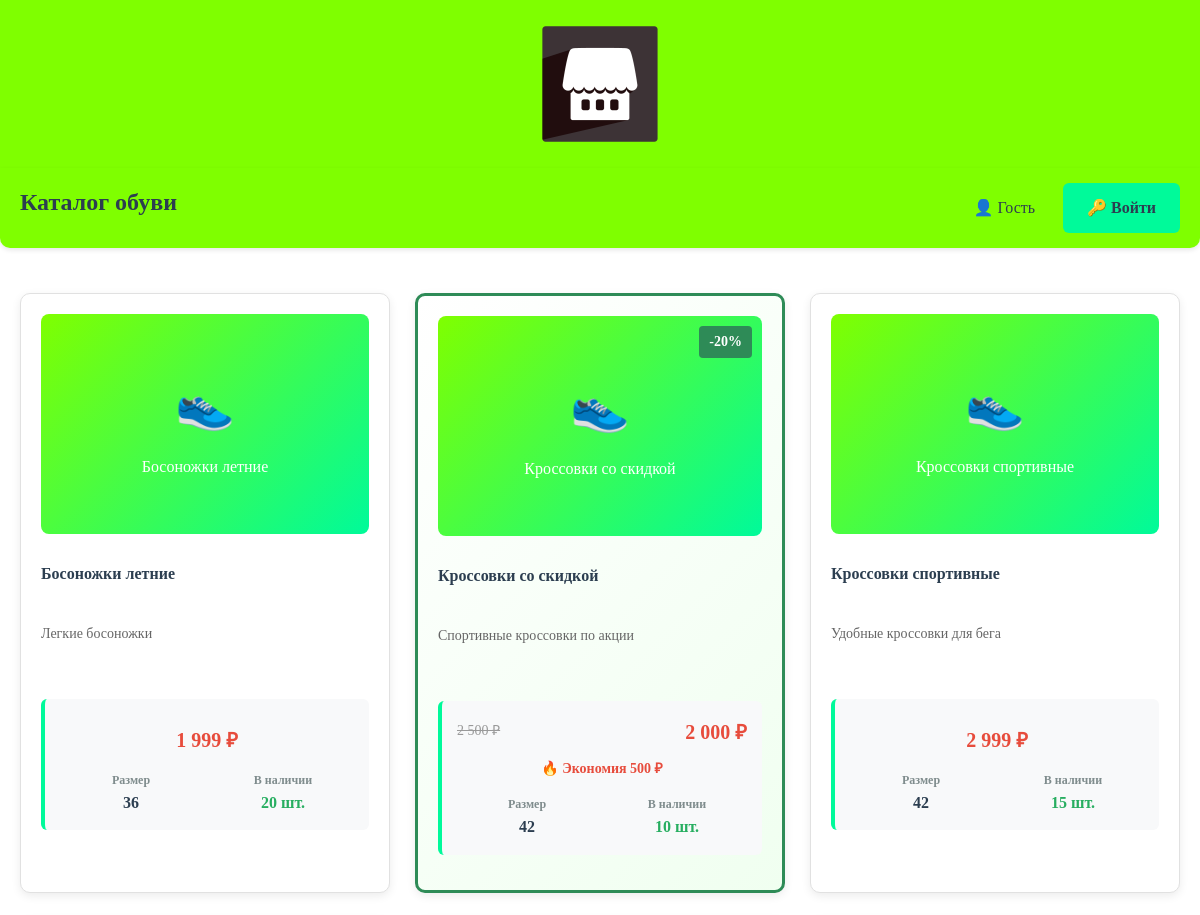
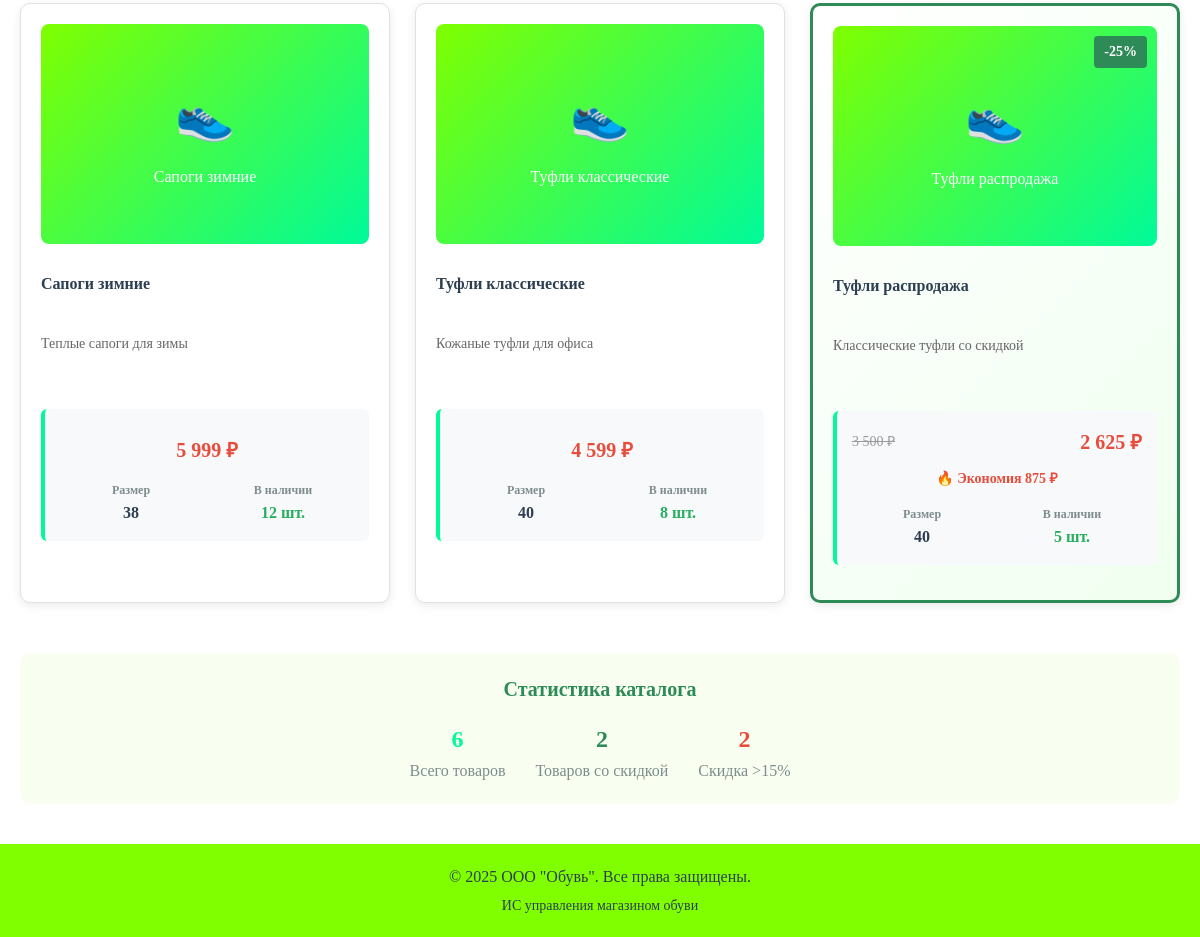
Page /obuv_shop/products.php?guest=true on the committed database (2 pictures, top to bottom).
### tables this page shows
CREATE TABLE `products` (
  `id` int(11) NOT NULL,
  `name` varchar(255) NOT NULL,
  `description` text,
  `price` decimal(10,2) NOT NULL,
  `size` int(11) DEFAULT NULL,
  `quantity` int(11) DEFAULT '0',
  `image_path` varchar(255) DEFAULT NULL,
  `discount` int(11) DEFAULT '0'
);

### obuv_shop/products.php (the view, shortened to what this page needs)
<?php
include 'config.php';
$is_guest = isset($_GET['guest']) && $_GET['guest'] == 'true';
$user_role = $is_guest ? 'guest' : ($_SESSION['role'] ?? 'guest');
$sql = "SELECT * FROM products WHERE 1=1";
$params = [];
if ($user_role == 'manager' || $user_role == 'admin') {
    $sort = $_GET['sort'] ?? 'name_asc';
    switch ($sort) {
        case 'name_desc': $sql .= " ORDER BY name DESC"; break;
        case 'price_asc': $sql .= " ORDER BY price ASC"; break;
        case 'price_desc': $sql .= " ORDER BY price DESC"; break;
        default: $sql .= " ORDER BY name ASC"; break;
    }
} else {
    $sql .= " ORDER BY name ASC";
}
$stmt = $pdo->prepare($sql);
$stmt->execute($params);
$products = $stmt->fetchAll();
?>
<!DOCTYPE html>
<html lang="ru">
<head>
    <link rel="stylesheet" href="style.css">
</head>
<body>
    <div class="header">
        <img src="images/logo.png" alt="ООО Обувь" class="logo" onerror="this.style.display='none'; document.getElementById('logo-text').style.display='block';">
    </div>
    <div class="nav">
        <?php if ($is_guest || $user_role == 'client'): ?>
            <h2>Каталог обуви</h2>
        <?php elseif ($user_role == 'manager'): ?>
            <h2>Панель менеджера - Каталог обуви</h2>
        <?php elseif ($user_role == 'admin'): ?>
            <h2>Панель администратора - Каталог обуви</h2>
        <?php endif; ?>
        <div class="nav-links">
            <a href="products.php?guest=true" class="btn btn-secondary">👤 Гость</a>
            <?php if (!$is_guest): ?>
                <a href="logout.php" class="btn btn-danger">🚪 Выйти (<?= $_SESSION['login'] ?>)</a>
            <?php else: ?>
                <a href="login.php" class="btn btn-primary">🔑 Войти</a>
            <?php endif; ?>
        </div>
    </div>
    <div class="products-grid">
        <?php if (empty($products)): ?>
            <div style="grid-column: 1 / -1; text-align: center; padding: 60px 20px;">
                <h3 style="color: #7f8c8d; margin-bottom: 20px;">Товары не найдены</h3>
                <p style="color: #95a5a6; margin-bottom: 30px;">Попробуйте изменить параметры поиска или фильтры</p>
                <a href="products.php" class="btn btn-primary">Показать все товары</a>
            </div>
        <?php else: ?>
            <?php foreach ($products as $product): ?>
            <?php
            $discounted_price = $product['price'];
            if (isset($product['discount']) && $product['discount'] > 0) {
                $discounted_price = $product['price'] * (1 - $product['discount'] / 100);
            }
            ?>
            <div class="product-card <?= (isset($product['discount']) && $product['discount'] > 15) ? 'discount-high' : '' ?>">
                <div class="product-image" style="position: relative;">
                    <?php if (isset($product['discount']) && $product['discount'] > 0): ?>
                        <div class="discount-badge">
                            -<?= $product['discount'] ?>%
                        </div>
                    <?php endif; ?>
                    <?php
                    $image_path = $product['image_path'];
                    ?>
                    <?php if (!empty($image_path) && file_exists($_SERVER['DOCUMENT_ROOT'] . '/' . ltrim($image_path, '/'))): ?>
                        <img src="<?= $image_path ?>"
                             alt="<?= htmlspecialchars($product['name']) ?>"
                             style="width: 100%; height: 220px; object-fit: cover; border-radius: 8px;">
                    <?php else: ?>
                        <div style="width: 100%; height: 220px; background: linear-gradient(135deg, #7FFF00 0%, #00FA9A 100%); border-radius: 8px; display: flex; flex-direction: column; align-items: center; justify-content: center; color: white; font-size: 16px;">
                            <div style="font-size: 48px; margin-bottom: 10px;">👟</div>
                            <div style="text-align: center; padding: 0 10px;"><?= htmlspecialchars($product['name']) ?></div>
                        </div>
                    <?php endif; ?>
                </div>
                <div class="product-info">
                    <h4 style="margin: 0 0 10px 0; color: #2c3e50; min-height: 50px; line-height: 1.3;">
                        <?= htmlspecialchars($product['name']) ?>
                    </h4>
                    <p style="color: #666; font-size: 14px; margin: 0 0 15px 0; line-height: 1.4; min-height: 60px;">
                        <?= htmlspecialchars($product['description']) ?>
                    </p>
                    <div class="product-meta">
                        <?php if (isset($product['discount']) && $product['discount'] > 0): ?>
                            <div style="display: flex; justify-content: space-between; align-items: center; margin-bottom: 10px;">
                                <span class="original-price">
                                    <?= number_format($product['price'], 0, '', ' ') ?> ₽
                                </span>
                                <span style="color: #e74c3c; font-weight: bold; font-size: 20px;">
                                    <?= number_format($discounted_price, 0, '', ' ') ?> ₽
                                </span>
                            </div>
                            <div class="hot-deal" style="text-align: center; margin: 10px 0;">
                                🔥 Экономия <?= number_format($product['price'] - $discounted_price, 0, '', ' ') ?> ₽
                            </div>
                        <?php else: ?>
                            <div class="product-price" style="text-align: center; margin: 10px 0;">
                                <?= number_format($product['price'], 0, '', ' ') ?> ₽
                            </div>
                        <?php endif; ?>
                        <div style="display: grid; grid-template-columns: 1fr 1fr; gap: 10px; margin-top: 15px;">
                            <div style="text-align: center;">
                                <strong style="display: block; color: #7f8c8d; font-size: 12px;">Размер</strong>
                                <span style="font-weight: bold; color: #2c3e50;"><?= $product['size'] ?></span>
                            </div>
                            <div style="text-align: center;">
                                <strong style="display: block; color: #7f8c8d; font-size: 12px;">В наличии</strong>
                                <span style="font-weight: bold; color: <?= $product['quantity'] > 0 ? '#27ae60' : '#e74c3c' ?>;">
                                    <?= $product['quantity'] ?> шт.
                                </span>
                            </div>
                        </div>
                    </div>
                </div>
            </div>
            <?php endforeach; ?>
        <?php endif; ?>
    </div>
    <?php if (!empty($products)): ?>
    <div class="text-center mt-20 p-20" style="background-color: #f8fff0; border-radius: 10px; margin: 30px 20px;">
        <h3 style="color: #2E8B57; margin-bottom: 15px;">Статистика каталога</h3>
        <div style="display: flex; justify-content: center; gap: 30px; flex-wrap: wrap;">
            <div style="text-align: center;">
                <div style="font-size: 24px; font-weight: bold; color: #00FA9A;"><?= count($products) ?></div>
                <div style="color: #7f8c8d;">Всего товаров</div>
            </div>
            <?php
            $discounted_products = array_filter($products, function($product) {
                return isset($product['discount']) && $product['discount'] > 0;
            });
            ?>
            <div style="text-align: center;">
                <div style="font-size: 24px; font-weight: bold; color: #2E8B57;"><?= count($discounted_products) ?></div>
                <div style="color: #7f8c8d;">Товаров со скидкой</div>
            </div>
            <div style="text-align: center;">
                <?php
                $high_discount_products = array_filter($products, function($product) {
                    return isset($product['discount']) && $product['discount'] > 15;
                });
                ?>
                <div style="font-size: 24px; font-weight: bold; color: #e74c3c;"><?= count($high_discount_products) ?></div>
                <div style="color: #7f8c8d;">Скидка >15%</div>
            </div>
        </div>
    </div>
    <?php endif; ?>
    <div class="text-center mt-20 p-20" style="background-color: #7FFF00; margin-top: 40px;">
        <p style="margin: 0; color: #2c3e50;">&copy; 2025 ООО "Обувь". Все права защищены.</p>
        <p style="margin: 5px 0 0; color: #2c3e50; font-size: 14px;">ИС управления магазином обуви</p>
    </div>
</body>
</html>

### obuv_shop/style.css (style rules this page uses)
* { margin: 0; padding: 0; box-sizing: border-box; }
body { font-family: "Times New Roman", Times, serif; background-color: #FFFFFF; color: #333333; line-height: 1.6; }
h1, h2, h3, h4, h5, h6 { font-family: "Times New Roman", Times, serif; color: #2c3e50; margin-bottom: 15px; }
h2 { font-size: 24px; color: #2E8B57; }
h3 { font-size: 20px; color: #2c3e50; }
p { margin-bottom: 15px; font-size: 16px; }
.header { background-color: #7FFF00; padding: 20px 0; text-align: center; box-shadow: 0 2px 10px rgba(0,0,0,0.1); }
.logo { max-width: 250px; height: auto; display: block; margin: 0 auto; }
.nav { background-color: #7FFF00; padding: 15px 20px; margin-bottom: 25px; border-radius: 0 0 10px 10px; box-shadow: 0 2px 5px rgba(0,0,0,0.1); }
.nav h2 { display: inline-block; margin: 0; color: #2c3e50; }
.nav-links { float: right; }
.btn { display: inline-block; padding: 12px 24px; border: none; border-radius: 6px; font-family: "Times New Roman", Times, serif; font-size: 16px; text-decoration: none; cursor: pointer; transition: all 0.3s ease; text-align: center; }
.btn-primary { background-color: #00FA9A; color: #2c3e50; font-weight: bold; }
.btn-secondary { background-color: #7FFF00; color: #2c3e50; }
.products-grid { display: grid; grid-template-columns: repeat(auto-fill, minmax(300px, 1fr)); gap: 25px; padding: 20px; }
.product-card { background: white; border: 1px solid #e1e1e1; border-radius: 10px; padding: 20px; transition: all 0.3s ease; box-shadow: 0 3px 10px rgba(0,0,0,0.08); }
.product-image { text-align: center; margin-bottom: 15px; }
.product-info { padding: 15px 0; }
.product-price { font-size: 20px; font-weight: bold; color: #e74c3c; margin: 10px 0; }
.product-meta { background-color: #f8f9fa; padding: 15px; border-radius: 6px; border-left: 4px solid #00FA9A; }
.discount-high { background-color: #2E8B57 !important; color: white !important; }
.discount-badge { background-color: #2E8B57; color: white; padding: 5px 10px; border-radius: 4px; font-size: 14px; font-weight: bold; position: absolute; top: 10px; right: 10px; }
.text-center { text-align: center; }
.mt-20 { margin-top: 20px; }
.p-20 { padding: 20px; }

### obuv_shop/products.php (style rules this page uses)
.discount-badge { background-color: #2E8B57; color: white; padding: 5px 10px; border-radius: 4px; font-size: 14px; font-weight: bold; position: absolute; top: 10px; right: 10px; z-index: 2; }
.original-price { text-decoration: line-through; color: #999; font-size: 14px; }
.discount-high { border: 3px solid #2E8B57 !important; background: linear-gradient(135deg, #ffffff 0%, #f0fff0 100%); }
.hot-deal { color: #e74c3c; font-weight: bold; font-size: 14px; }

### rows in the picture
products: name "Босоножки летние", description "Легкие босоножки", price "1 999", size "36", quantity "20"
products: discount "20", name "Кроссовки со скидкой", description "Спортивные кроссовки по акции", price "2 500", discounted_price "2 000", $product['price'] - $discounted_price "500", size "42", quantity "10"
products: name "Кроссовки спортивные", description "Удобные кроссовки для бега", price "2 999", size "42", quantity "15"
products: name "Сапоги зимние", description "Теплые сапоги для зимы", price "5 999", size "38", quantity "12"
products: name "Туфли классические", description "Кожаные туфли для офиса", price "4 599", size "40", quantity "8"
products: discount "25", name "Туфли распродажа", description "Классические туфли со скидкой", price "3 500", discounted_price "2 625", $product['price'] - $discounted_price "875", size "40", quantity "5"

### other values in the picture
count($products) "6"
count($discounted_products) "2"
count($high_discount_products) "2"
